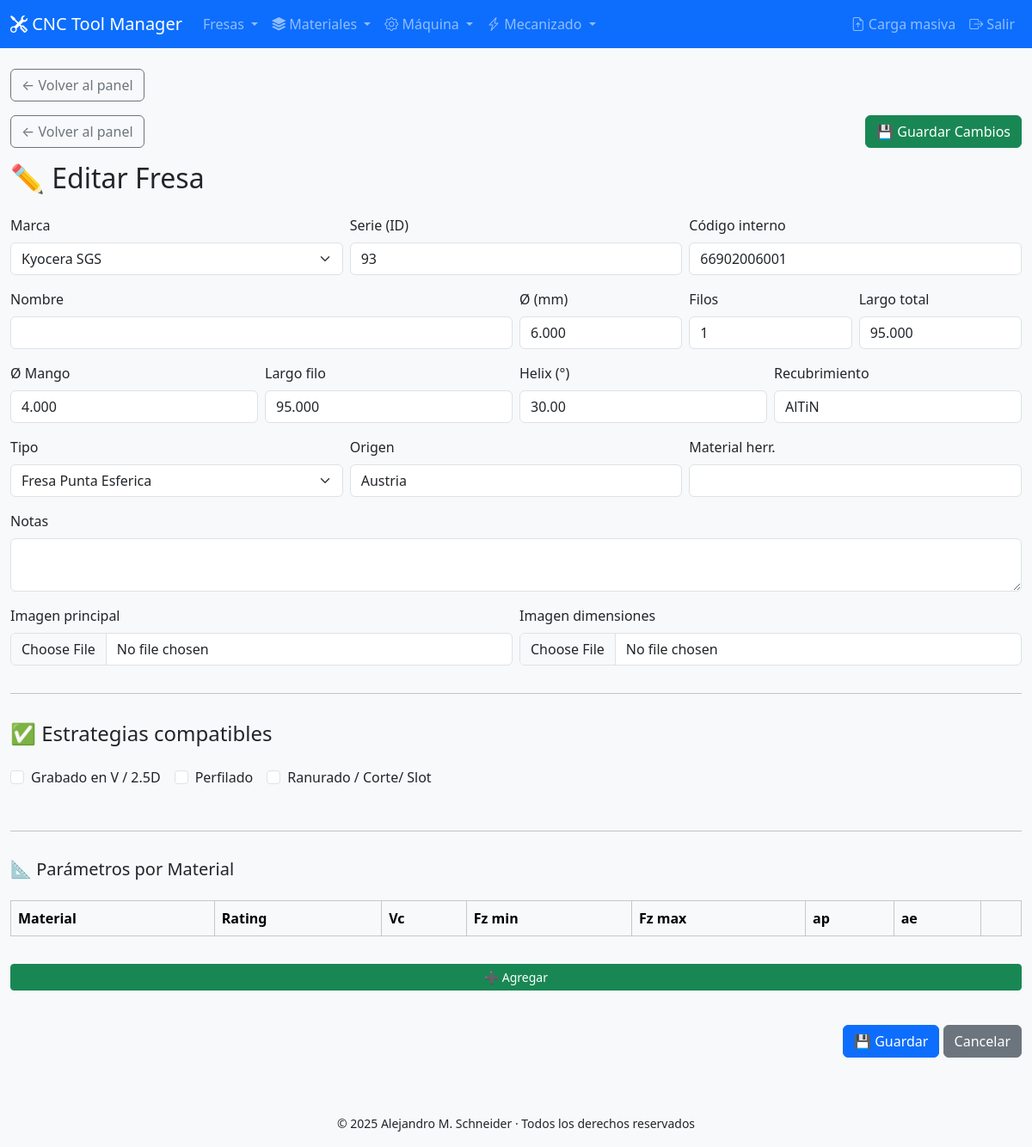
Screenshot of /admin/panel/tool_edit.php?tbl=tools_maykestag&id=278 with the database file from the repository.
### tables this page shows
CREATE TABLE `tools_maykestag` (
  `tool_id` int(11) NOT NULL,
  `series_id` int(11) NOT NULL,
  `tool_code` varchar(50) NOT NULL,
  `name` varchar(120) DEFAULT NULL,
  `flute_count` tinyint(4) DEFAULT NULL,
  `diameter_mm` decimal(7,3) DEFAULT NULL,
  `shank_diameter_mm` decimal(7,3) DEFAULT NULL,
  `flute_length_mm` decimal(7,3) DEFAULT NULL,
  `cut_length_mm` decimal(7,3) DEFAULT NULL,
  `full_length_mm` decimal(7,3) DEFAULT NULL,
  `rack_angle` decimal(6,2) DEFAULT NULL,
  `helix` decimal(6,2) DEFAULT NULL,
  `conical_angle` decimal(6,2) DEFAULT 0.00,
  `radius` decimal(7,3) DEFAULT 0.000,
  `tool_type` varchar(50) DEFAULT NULL,
  `made_in` varchar(30) DEFAULT NULL,
  `material` varchar(50) DEFAULT NULL,
  `coated` varchar(20) DEFAULT NULL,
  `notes` text DEFAULT NULL,
  `image` varchar(255) DEFAULT NULL,
  `image_dimensions` varchar(25) DEFAULT NULL
);

CREATE TABLE `strategies` (
  `strategy_id` int(11) NOT NULL,
  `name` varchar(100) NOT NULL,
  `machining_type_id` int(11) DEFAULT NULL,
  `type` enum('Milling','Drilling') NOT NULL DEFAULT 'Milling',
  `parent_id` int(11) DEFAULT NULL,
  `image` varchar(255) DEFAULT NULL
);

### admin/panel/tool_edit.php (the view, shortened to what this page needs)
<?php
require_once __DIR__ . '/../includes/db.php';
include __DIR__ . '/header.php';
$tbl    = $_GET['tbl']    ?? null;
$toolId = isset($_GET['id']) ? (int)$_GET['id'] : null;
$stmt = $pdo->prepare("SELECT * FROM {$tbl} WHERE tool_id = ?");
$stmt->execute([$toolId]);
$tool = $stmt->fetch(PDO::FETCH_ASSOC);
$brands     = $pdo->query("SELECT id,name FROM brands ORDER BY name")->fetchAll();
$toolTypes  = $pdo->query("SELECT code,name FROM tooltypes ORDER BY name")->fetchAll();
$strategies = $pdo->query("SELECT strategy_id,name FROM strategies ORDER BY name")->fetchAll();
$ts = $pdo->prepare("SELECT strategy_id FROM toolstrategy WHERE tool_table=? AND tool_id=?");
$ts->execute([$tbl,$toolId]);
$selectedStrategies = $ts->fetchAll(PDO::FETCH_COLUMN);
?>
<div class="mb-3 d-flex justify-content-between">
  <a href="dashboard.php" class="btn btn-outline-secondary">← Volver al panel</a>
  <button form="editForm" class="btn btn-success">💾 Guardar Cambios</button>
</div>
<h2 class="mb-4">✏️ Editar Fresa</h2>
<form id="editForm" method="POST" action="tool_save.php" enctype="multipart/form-data" class="vstack gap-3">
  <div class="row g-2">
    <div class="col-md-4">
      <label class="form-label">Marca</label>
      <select name="brand_id" id="brand" class="form-select" required>
        <?php foreach($brands as $b): ?>
          <option value="<?= $b['id'] ?>" <?= $b['id']==$tool['series_id'] ?'selected':''?>>
            <?= htmlspecialchars($b['name']) ?>
          </option>
        <?php endforeach;?>
      </select>
    </div>
    <div class="col-md-4">
      <label class="form-label">Serie (ID)</label>
      <input type="text" name="series_id" class="form-control"
             value="<?= htmlspecialchars($tool['series_id']) ?>" required>
    </div>
    <div class="col-md-4">
      <label class="form-label">Código interno</label>
      <input type="text" name="tool_code" class="form-control"
             value="<?= htmlspecialchars($tool['tool_code']) ?>" required>
    </div>
  </div>
  <div class="row g-2">
    <div class="col-md-6">
      <label class="form-label">Nombre</label>
      <input type="text" name="name" class="form-control"
             value="<?= htmlspecialchars($tool['name']) ?>" required>
    </div>
    <div class="col-md-2">
      <label class="form-label">Ø (mm)</label>
      <input type="number" step="0.001" name="diameter_mm" class="form-control"
             value="<?= $tool['diameter_mm'] ?>">
    </div>
    <div class="col-md-2">
      <label class="form-label">Filos</label>
      <input type="number" name="flute_count" class="form-control"
             value="<?= $tool['flute_count'] ?>">
    </div>
    <div class="col-md-2">
      <label class="form-label">Largo total</label>
      <input type="number" step="0.001" name="full_length_mm" class="form-control"
             value="<?= $tool['full_length_mm'] ?>">
    </div>
  </div>
  <div class="row g-2">
    <div class="col-md-3">
      <label class="form-label">Ø Mango</label>
      <input type="number" step="0.001" name="shank_diameter_mm" class="form-control"
             value="<?= $tool['shank_diameter_mm'] ?>">
    </div>
    <div class="col-md-3">
      <label class="form-label">Largo filo</label>
      <input type="number" step="0.001" name="cut_length_mm" class="form-control"
             value="<?= $tool['cut_length_mm'] ?>">
    </div>
    <div class="col-md-3">
      <label class="form-label">Helix (°)</label>
      <input type="number" step="0.1" name="helix" class="form-control"
             value="<?= $tool['helix'] ?>">
    </div>
    <div class="col-md-3">
      <label class="form-label">Recubrimiento</label>
      <input type="text" name="coated" class="form-control"
             value="<?= htmlspecialchars($tool['coated']) ?>">
    </div>
  </div>
  <div class="row g-2">
    <div class="col-md-4">
      <label class="form-label">Tipo</label>
      <select name="tool_type" class="form-select">
        <?php foreach($toolTypes as $t): ?>
          <option value="<?= $t['code'] ?>" <?= $t['code']==$tool['tool_type']?'selected':''?>>
            <?= htmlspecialchars($t['name']) ?>
          </option>
        <?php endforeach;?>
      </select>
    </div>
    <div class="col-md-4">
      <label class="form-label">Origen</label>
      <input type="text" name="made_in" class="form-control"
             value="<?= htmlspecialchars($tool['made_in']) ?>">
    </div>
    <div class="col-md-4">
      <label class="form-label">Material herr.</label>
      <input type="text" name="material" class="form-control"
             value="<?= htmlspecialchars($tool['material']) ?>">
    </div>
  </div>
  <div>
    <label class="form-label">Notas</label>
    <textarea name="notes" class="form-control" rows="2"><?= htmlspecialchars($tool['notes']) ?></textarea>
  </div>
  <div class="row g-2">
    <div class="col-md-6">
      <label class="form-label">Imagen principal</label>
      <input type="file" name="image" class="form-control">
    </div>
    <div class="col-md-6">
      <label class="form-label">Imagen dimensiones</label>
      <input type="file" name="image_dimensions" class="form-control">
    </div>
  </div>
  <hr>
  <h4>✅ Estrategias compatibles</h4>
  <div class="d-flex flex-wrap gap-3 mb-3">
    <?php foreach ($strategies as $s): ?>
      <div class="form-check">
        <input class="form-check-input" type="checkbox" name="strategies[]" value="<?= $s['strategy_id'] ?>"
          <?= in_array($s['strategy_id'],$selectedStrategies)?'checked':'' ?>>
        <label class="form-check-label"><?= htmlspecialchars($s['name']) ?></label>
      </div>
    <?php endforeach; ?>
  </div>
  <hr>
  <h5>📐 Parámetros por Material</h5>
  <table class="table table-bordered" id="paramTable">
    <thead class="table-light">
      <tr>
        <th>Material</th>
        <th>Rating</th>
        <th>Vc</th>
        <th>Fz min</th>
        <th>Fz max</th>
        <th>ap</th>
        <th>ae</th>
        <th></th>
      </tr>
    </thead>
  </table>
  <button type="button" class="btn btn-success btn-sm" onclick="addParamRow()">➕ Agregar</button>
  <div class="text-end mt-4">
    <button class="btn btn-primary">💾 Guardar</button>
    <a href="dashboard.php" class="btn btn-secondary">Cancelar</a>
  </div>
</form>
<?php include __DIR__ . '/../includes/footer.php'; ?>

### rows the page displays
tools_maykestag: series_id "93", tool_code "66902006001", diameter_mm "6.000", flute_count "1", full_length_mm "95.000", shank_diameter_mm "4.000", cut_length_mm "95.000", helix "30.00", coated "AlTiN", made_in "Austria"
strategies: name "Grabado en V / 2.5D"
strategies: name "Perfilado"
strategies: name "Ranurado / Corte/ Slot"

### other values shown
form field brand_id "Kyocera SGS"
form field tool_type "Fresa Punta Esferica"
